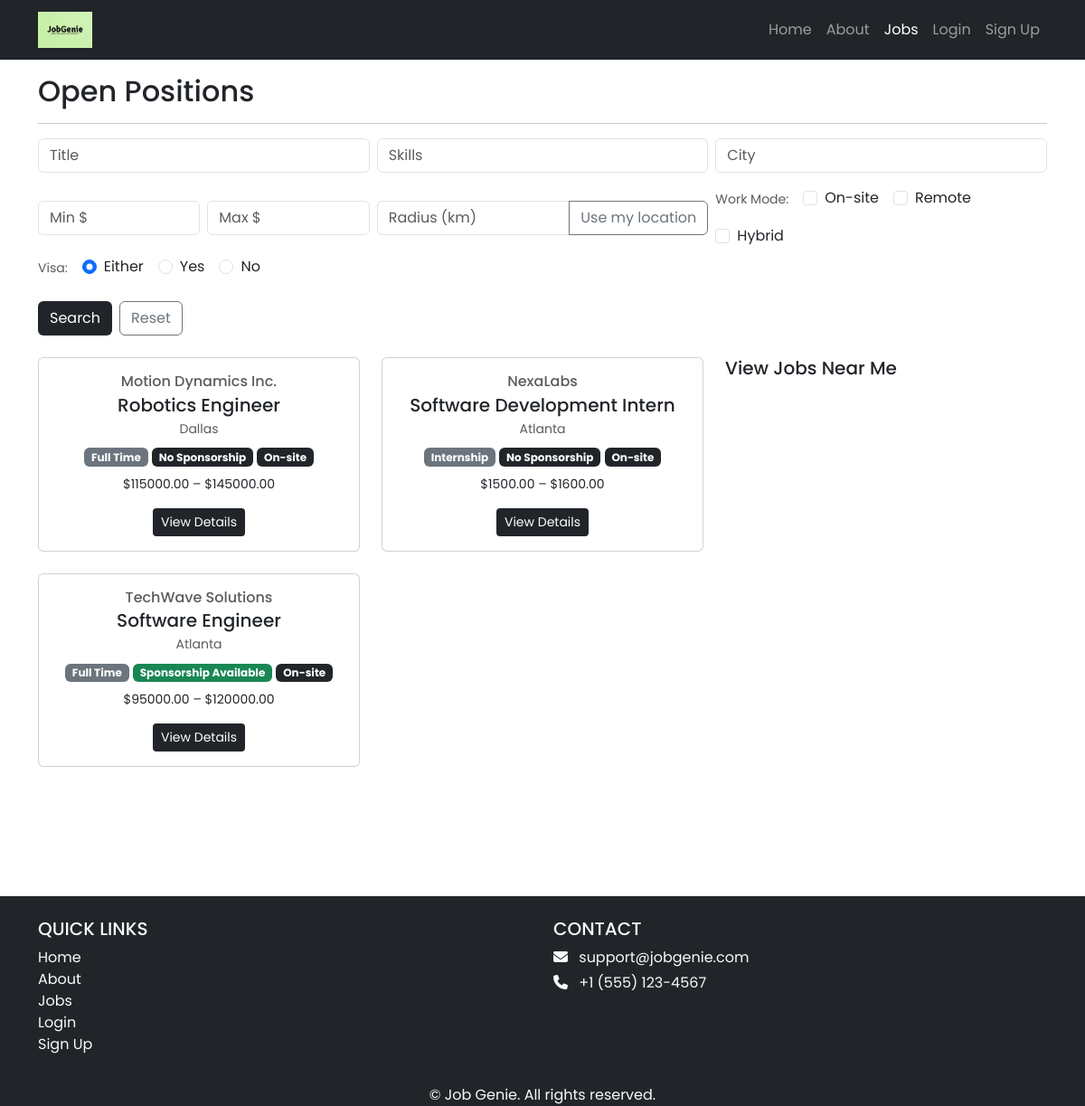
Screenshot of /jobs/ with the database file from the repository.
### jobs/models.py (models this page shows, shortened)
class Job(models.Model):
    JOB_TYPES = [
        ('FT', 'Full Time'),
        ('PT', 'Part Time'),
        ('IN', 'Internship'),
        ('CT', 'Contractor'),
    ]
    REMOTE_TYPES = [
        ('ON', 'On-site'),
        ('RE', 'Remote'),
        ('HY', 'Hybrid'),
    ]
    SPONSORSHIP_OPT = [
        ('YES', 'Sponsorship Available'),
        ('NO', 'No Sponsorship'),
    ]
    recruiter = models.ForeignKey(
    Recruiter,
    on_delete=models.CASCADE,
    related_name="jobs",
    null=True,
    blank=True
    )
    title = models.CharField(max_length=255)
    company_name = models.CharField(max_length=255, blank=True, default="")
    skills = models.TextField(help_text="List required skills, separated by commas", blank=True, default="")
    address = models.CharField(max_length=255, blank=True, help_text="Type office location or adjust pin on map")
    city = models.CharField(max_length=100, blank=True)
    state = models.CharField(max_length=100, blank=True)
    postal_code = models.CharField(max_length=20, blank=True)
    country = models.CharField(max_length=100, blank=True)
    salary_min = models.DecimalField(max_digits=10, decimal_places=2, null=True, blank=True)
    salary_max = models.DecimalField(max_digits=10, decimal_places=2, null=True, blank=True)
    job_type = models.CharField(max_length=2, choices=JOB_TYPES)
    visa_sponsorship = models.CharField(max_length=3, choices=SPONSORSHIP_OPT, default='NO')
    remote_type = models.CharField(max_length=2, choices=REMOTE_TYPES, default='ON')
    created_at = models.DateTimeField(auto_now_add=True)
    updated_at = models.DateTimeField(auto_now=True)
    lat = models.FloatField(null=True, blank=True)
    lng = models.FloatField(null=True, blank=True)
    @property
    def full_address(self):
        parts = [self.address, self.city, self.state, self.postal_code, self.country]
        return ", ".join([p for p in parts if p])
    class Meta:
        indexes = [
            models.Index(fields=['job_type']),
            models.Index(fields=['remote_type']),
            models.Index(fields=['city']),
        ]
        ordering = ['-created_at']

### jobs/views.py (the view, shortened to what this page needs)
# urls.py: path('', JobListView.as_view(), name='job_list'),
class JobListView(ListView):
    model = Job
    template_name = 'jobs/job_list.html'
    context_object_name = 'jobs'
    paginate_by = 12
    def get_queryset(self):
        qs = Job.objects.all().order_by('-created_at')
        g = self.request.GET
        user = self.request.user
        if g.get('title'):
            qs = qs.filter(title__icontains=g['title'])
        if g.get('city'):
            qs = qs.filter(city__icontains=g['city'])
        if g.get('skills'):
            raw = g['skills'].replace(',', ' ')
            tokens = [t.strip() for t in raw.split() if t.strip()]
            if tokens:
                qs = qs.filter(reduce(operator.or_, (Q(skills__icontains=t) for t in tokens)))
        job_types = g.getlist('job_type')
        if job_types:
            qs = qs.filter(job_type__in=job_types)
        remote_types = g.getlist('remote_type')
        if remote_types:
            qs = qs.filter(remote_type__in=remote_types)
        visa = g.get('visa')
        if visa in ('YES', 'NO'):
            qs = qs.filter(visa_sponsorship=visa)
        min_salary = g.get('min_salary')
        max_salary = g.get('max_salary')
        if min_salary:
            qs = qs.filter(Q(salary_max__isnull=True) | Q(salary_max__gte=min_salary))
        if max_salary:
            qs = qs.filter(Q(salary_min__isnull=True) | Q(salary_min__lte=max_salary))
        radius = (g.get('radius_km') or '').strip()
        center = None
        if radius:
            center = self._center_from_request(g)
        return qs
    def get_context_data(self, **kwargs):
        ctx = super().get_context_data(**kwargs)
        g = self.request.GET
        ctx['filter_form'] = JobFilterForm(g or None)
        ctx['selected_remote_types'] = g.getlist('remote_type')
        ctx['selected_visa'] = g.get('visa', '')
        ctx['GOOGLE_MAPS_API_KEY'] = settings.GOOGLE_MAPS_API_KEY
        return ctx

### jobs/forms.py
class JobFilterForm(forms.Form):
    title = forms.CharField(required=False)
    skills = forms.CharField(required=False, help_text="Separate skills with comma or space")
    city = forms.CharField(required=False, label="City")
    min_salary = forms.DecimalField(required=False, min_value=0)
    max_salary = forms.DecimalField(required=False, min_value=0)
    job_type = forms.MultipleChoiceField(
        required=False, choices=Job.JOB_TYPES, widget=forms.CheckboxSelectMultiple
    )
    remote_type = forms.MultipleChoiceField(
        required=False, choices=Job.REMOTE_TYPES, widget=forms.CheckboxSelectMultiple
    )
    visa = forms.ChoiceField(
        required=False,
        choices=[('', 'Either'), ('YES', 'Sponsorship available'), ('NO', 'No sponsorship')],
    )

### jobs/templates/jobs/job_list.html (shortened to what this page needs)
{% extends 'base.html' %}
{% load static %}
{% block content %}
<div class="p-3">
  <div class="container">
    <h2>Open Positions</h2>
    <hr />
    <form method="GET" class="mb-3">
      <div class="row g-2">
        <div class="col-12 col-md-4">
          <input type="text" class="form-control" name="title"
                 value="{{ request.GET.title }}" placeholder="Title">
        </div>
        <div class="col-12 col-md-4">
          <input type="text" class="form-control" name="skills"
                 value="{{ request.GET.skills }}" placeholder="Skills">
        </div>
        <div class="col-12 col-md-4">
          <input type="text" class="form-control" name="city"
                 value="{{ request.GET.city }}" placeholder="City">
        </div>
      </div>
      <div class="row g-2 mt-2 align-items-center">
        <div class="col-12 col-md-4 d-flex gap-2">
          <input type="number" step="0.01" class="form-control" name="min_salary"
                 value="{{ request.GET.min_salary }}" placeholder="Min $">
          <input type="number" step="0.01" class="form-control" name="max_salary"
                 value="{{ request.GET.max_salary }}" placeholder="Max $">
        </div>
      <div class="col-12 col-md-4">
        <div class="input-group">
          <input type="number" min="1" step="1" class="form-control"
              name="radius_km" value="{{ radius_km }}" placeholder="Radius (km)">
          <button type="button" id="useMyLocationBtn"
              class="btn btn-outline-secondary"
              style="white-space:nowrap; min-width:110px;">
            Use my location
          </button>
        </div>
      </div>
        <div class="col-12 col-md-4 d-flex flex-wrap align-items-center gap-3">
          <div class="small text-muted">Work Mode:</div>
          <label class="form-check">
            <input class="form-check-input" type="checkbox" name="remote_type" value="ON"
                   {% if 'ON' in selected_remote_types %}checked{% endif %}>
            <span class="form-check-label">On-site</span>
          </label>
          <label class="form-check">
            <input class="form-check-input" type="checkbox" name="remote_type" value="RE"
                   {% if 'RE' in selected_remote_types %}checked{% endif %}>
            <span class="form-check-label">Remote</span>
          </label>
          <label class="form-check">
            <input class="form-check-input" type="checkbox" name="remote_type" value="HY"
                   {% if 'HY' in selected_remote_types %}checked{% endif %}>
            <span class="form-check-label">Hybrid</span>
          </label>
        </div>
        <div class="col-12 col-md-3 d-flex flex-wrap align-items-center gap-3">
          <div class="small text-muted">Visa:</div>
          <label class="form-check">
            <input class="form-check-input" type="radio" name="visa" value=""
                   {% if not selected_visa %}checked{% endif %}>
            <span class="form-check-label">Either</span>
          </label>
          <label class="form-check">
            <input class="form-check-input" type="radio" name="visa" value="YES"
                   {% if selected_visa == 'YES' %}checked{% endif %}>
            <span class="form-check-label">Yes</span>
          </label>
          <label class="form-check">
            <input class="form-check-input" type="radio" name="visa" value="NO"
                   {% if selected_visa == 'NO' %}checked{% endif %}>
            <span class="form-check-label">No</span>
          </label>
        </div>
      </div>
      <div class="row g-2 mt-3">
        <div class="col-12 d-flex gap-2">
          <button class="btn bg-dark text-white" type="submit">Search</button>
          <a class="btn btn-outline-secondary" href="{% url 'job_list' %}">Reset</a>
        </div>
      </div>
    </form>
    <div class="row mt-4">
      <div class="col-lg-8">
        <div class="row row-cols-1 row-cols-sm-2 g-4">
          {% for job in jobs %}
            <div class="col">
              <div class="card h-100 text-center position-relative">
                <div class="card-body p-3">
                  <h6 class="text-muted mb-1">{{ job.company_name }}</h6>
                  <h5 class="mb-1">{{ job.title }}</h5>
                  <div class="small text-muted mb-2">{{ job.city }}</div>
                  <div class="mb-2">
                    <span class="badge bg-secondary">{{ job.get_job_type_display }}</span>
                    <span class="badge {% if job.visa_sponsorship == 'YES' %}bg-success{% else %}bg-dark{% endif %}">
                      {{ job.get_visa_sponsorship_display }}
                    </span>
                    {% if job.remote_type %}
                      <span class="badge bg-dark">{{ job.get_remote_type_display }}</span>
                    {% endif %}
                  </div>
                  {% if job.salary_min or job.salary_max %}
                    <div class="small mb-3">
                      ${{ job.salary_min|default:"?" }} – ${{ job.salary_max|default:"?" }}
                    </div>
                  {% endif %}
                  <div class="mt-auto">
                    <a href="{% url 'job_detail' job.pk %}" class="btn bg-dark text-white btn-sm">View Details</a>
                  </div>
                </div>
              </div>
            </div>
          {% empty %}
            <div class="col">
              <div class="alert alert-light border w-100">No jobs found.</div>
            </div>
          {% endfor %}
        </div>
      </div>
      <div class="col-lg-4">
        <h5>View Jobs Near Me</h5>
        <div id="map" style="height: 500px; width: 100%; border-radius: 10px;"></div>
      </div>
    </div>
  </div>
</div>
{% endblock content %}

### jobgenie/static/css/style.css (style rules this page uses)
body { font-family: 'Poppins', sans-serif; }

### rows the page displays
Job: company_name "Motion Dynamics Inc.", title "Robotics Engineer", city "Dallas", job_type "Full Time", visa_sponsorship "No Sponsorship", remote_type "On-site", salary_min "115000.00", salary_max "145000.00"
Job: company_name "NexaLabs", title "Software Development Intern", city "Atlanta", job_type "Internship", visa_sponsorship "No Sponsorship", remote_type "On-site", salary_min "1500.00", salary_max "1600.00"
Job: company_name "TechWave Solutions", title "Software Engineer", city "Atlanta", job_type "Full Time", visa_sponsorship "Sponsorship Available", remote_type "On-site", salary_min "95000.00", salary_max "120000.00"
